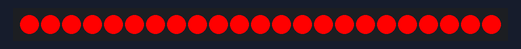
Recording of a sketch running on a simulated Arduino Uno, built with avr-gcc and run on an emulated ATmega328P. On the bench: 23 RGB LEDs in strip order, left to right. Dim RGB values are drawn brighter than linear.

Above: at 0.15 s.
At 4.8 s:
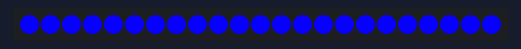
At 9.74 s:
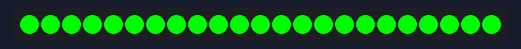
At 19.3 s:
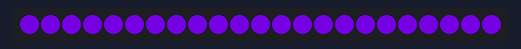
At 28.87 s:
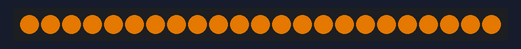
At 39.36 s:
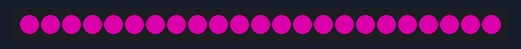

The sketch:

sample_fLed.ino
```cpp
#include "FastLED.h"


#define NUM_LEDS 23
#define DATA_PIN 3
#define LED_TYPE WS2811
CRGB samp[NUM_LEDS];

void setup() {
  FastLED.addLeds<LED_TYPE, DATA_PIN, RGB>(samp, NUM_LEDS);
}
void loop() {
  static uint8_t hue = 0;
  FastLED.showColor(CHSV(hue++, 255, 255));
  delay(10);
}
```
